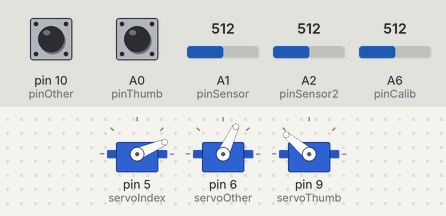
This sketch was run on a simulated Arduino Nano, built with avr-gcc and run on an emulated ATmega328P. Shown: 3 × servo. The inputs (shaded band) are chosen by the test bench; at power-on: A1 (pinSensor) = 512, A6 (pinCalib) = 512, A0 (pinThumb) HIGH, pin 10 (pinOther) HIGH, A2 (pinSensor2) = 512.

Above: at 1.2 s.
1.3 s: A1 (pinSensor) set to 478
4.3 s: A6 (pinCalib) set to 526
At 4.3 s:
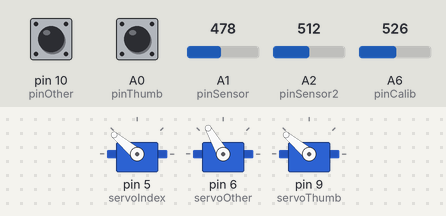
5.8 s: A1 (pinSensor) set to 511
At 5.98 s:
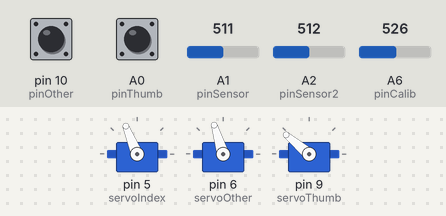
7.9 s: A0 (pinThumb) pulled LOW for 1 s
At 10.1 s:
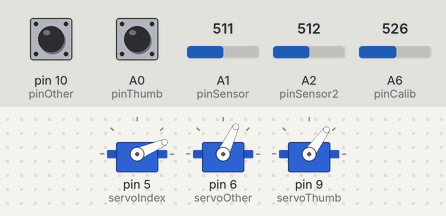
10.4 s: A1 (pinSensor) set to 306
At 12.3 s:
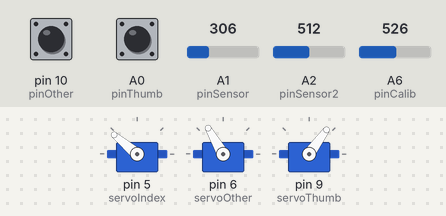
12.6 s: A6 (pinCalib) set to 511
At 13.0 s:
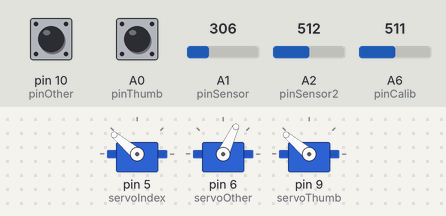
Timing chart, 0 to 15.6 s (numbered marks = the images above; inputs shaded):
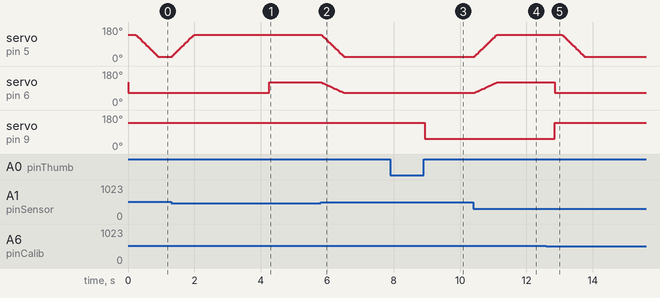

Measured:
- the behaviour switches between 512 and 513 on A6 (pinCalib) (found by bisection; images 0 and 1)
- after the input at 4.3 s, servo on pin 5 (servoIndex): stays 140° (without the input it goes to 136° after 0.41 s); servo on pin 6 (servoOther): stays 120° (without the input it goes to 65° after 0.18 s)
- after the input at 5.8 s, servo on pin 5 (servoIndex): moves from 140° to 23° over 0.66 s, starting at once; servo on pin 6 (servoOther): moves from 120° to 65° over 0.66 s, starting at once
- after the input at 7.9 s, servo on pin 9 (servoThumb): 140° → 54° after 1.0 s
- after the input at 10.4 s, servo on pin 5 (servoIndex): moves from 23° to 140° over 0.66 s, starting after 0.05 s; servo on pin 6 (servoOther): moves from 65° to 120° over 0.66 s, starting after 0.05 s
- after the input at 12.6 s, servo on pin 5 (servoIndex): moves from 140° to 23° over 0.66 s, starting after 0.48 s; servo on pin 6 (servoOther): 120° → 65° after 0.25 s; servo on pin 9 (servoThumb): 54° → 140° after 0.25 s

The sketch:

HackberryV3.1_Mk2_EMG.ino
```cpp
/*
    Arduino micro code for HACKberry.
    Origially created by exiii Inc.
    edited by Genta Kondo on 2017/6/11
*/
#include <Servo.h>

//Settings
const boolean isRight = 1;//right:1, left:0
int speed = 4;  //指の開閉速度を変更する場合はこの変数を変更する

//For right hand, find optimal values of ThumbMin, IndexMax and OtherMax first.
//For left hand, find optimal values of ThumbMax, IndexMin and OtherMin first.
//Then, calculate the remaining values by following rules.
//Difference of ThumbMin and ThumbMax is 86
//Difference of IndexMin and IndexMax is 117
//Difference of OtherMin and OtherMax is 55

const int outThumbMax = 140;//right:open, left:close
const int outIndexMax = 140;//right:open, left:close
const int outOtherMax = 120;//right:open, left:close

const int outThumbMin = 140-86;//right:close, left:open
const int outIndexMin = 140-117; //right:close, left:open
const int outOtherMin = 120-55;//right:close, left:open

const int speedMax = 6;
const int speedMin = 0;
const int speedReverse = -3;
const int thSpeedReverse = 15;//0-100
const int thSpeedZero = 30;//0-100
const boolean onSerial = 0;   //Mk2 doesn't use serial monitor

//Hardware
Servo servoIndex; //index finger
Servo servoOther; //other three fingers
Servo servoThumb; //thumb
int pinCalib; //start calibration
//int pinTBD;
int pinThumb; // open/close thumb
int pinOther; //lock/unlock other three fingers
int pinSensor = A1; //sensor input
int pinSensor2 = A2;

//Software
boolean isThumbOpen = 1;
boolean isOtherLock = 0;
int swCount0, swCount1, swCount2, swCount3 = 0;
int sensorValue = 0; // value read from the sensor
int sensorValue2 = 0;
int sensorMax = 700;
int sensorMin = 0;
int sensorMax2 = 700;
int sensorMin2 = 0;
int position = 0;
const int positionMax = 100;
const int positionMin = 0;
int prePosition = 0;
int outThumb, outIndex, outOther = 90;
int outThumbOpen, outThumbClose, outIndexOpen, outIndexClose, outOtherOpen, outOtherClose;

void setup() {
  Serial.begin(9600);
  if (isRight) {
    pinCalib =  A6;
    //pinTBD =  A7;
    pinThumb =  A0;
    pinOther =  10;
    outThumbOpen = outThumbMax; outThumbClose = outThumbMin;
    outIndexOpen = outIndexMax; outIndexClose = outIndexMin;
    outOtherOpen = outOtherMax; outOtherClose = outOtherMin;
  }
  else {
    pinCalib =  A6;
    //pinTBD =  A7;
    pinThumb =  A0;
    pinOther =  10;
    outThumbOpen = outThumbMin; outThumbClose = outThumbMax;
    outIndexOpen = outIndexMin; outIndexClose = outIndexMax;
    outOtherOpen = outOtherMin; outOtherClose = outOtherMax;
  }
  servoIndex.attach(5);//index
  servoOther.attach(6);//other
  servoThumb.attach(9);//thumb
  //pinMode(pinCalib, INPUT);//A6
  //digitalWrite(pinCalib, HIGH);
  //pinMode(pinTBD, INPUT);//A5
  //digitalWrite(pinTBD, HIGH);
  pinMode(pinThumb, INPUT);//A4
  digitalWrite(pinThumb, HIGH);
  pinMode(pinOther, INPUT);//A3
  digitalWrite(pinOther, HIGH);
}

void loop() {
  //==waiting for calibration==
  if (onSerial) Serial.println("======Waiting for Calibration======");
  while (1) {
    servoIndex.write(outIndexOpen);
    servoOther.write(outOtherOpen);
    servoThumb.write(outThumbOpen);
    if (onSerial) serialMonitor();
    delay(10);
    if (DigitalRead(pinCalib) == LOW) {
      calibration();
      break;
    }
  }
  //==control==
  position = positionMin;
  prePosition = positionMin;
  while (1) {
    if (DigitalRead(pinCalib) == LOW) swCount0 += 1;
    else swCount0 = 0;
    if (swCount0 == 10) {
      swCount0 = 0;
      calibration();
    }
    if (digitalRead(pinThumb) == LOW) swCount2 += 1;
    else swCount2 = 0;
    if (swCount2 == 10) {
      swCount2 = 0;
      isThumbOpen = !isThumbOpen;
      while (digitalRead(pinThumb) == LOW) delay(1);
    }
    if (digitalRead(pinOther) == LOW) swCount3 += 1;//A3
    else swCount3 = 0;
    if (swCount3 == 10) {
      swCount3 = 0;
      isOtherLock = !isOtherLock;
      while (digitalRead(pinOther) == LOW) delay(1);
    }

    sensorValue = readSensor();
    sensorValue2 = readSensor2();

    delay(25);
    if (sensorValue < sensorMin) sensorValue = sensorMin;
    else if (sensorValue > sensorMax) sensorValue = sensorMax;
    if (sensorValue2 < sensorMin) sensorValue2 = sensorMin;
    else if (sensorValue2 > sensorMax) sensorValue2 = sensorMax;

    if (sensorValue > ((sensorMax - sensorMin) / 2 + sensorMin) )position = prePosition + speed;
    else if (sensorValue2 > ((sensorMax2 - sensorMin2) / 2 + sensorMin2) )position = prePosition - speed;
    else position = prePosition;
    if (position < positionMin) position = positionMin;
    if (position > positionMax) position = positionMax;
    prePosition = position;

    outIndex = map(position, positionMin, positionMax, outIndexOpen, outIndexClose);
    servoIndex.write(outIndex);
    if (!isOtherLock) {
      outOther = map(position, positionMin, positionMax, outOtherOpen, outOtherClose);
      servoOther.write(outOther);
    }
    if (isThumbOpen) servoThumb.write(outThumbOpen);
    else servoThumb.write(outThumbClose);
    if (onSerial) serialMonitor();
  }
}

//掌屈側センサの読み取り
int readSensor() {
  int i, sval;
  for (i = 0; i < 10; i++) {
    sval += analogRead(pinSensor);
  }
  sval = sval / 10;
  return sval;
}

//背屈側センサの読み取り
int readSensor2() {
  int i, sval;
  for (i = 0; i < 10; i++) {
    sval += analogRead(pinSensor2);
  }
  sval = sval / 10;
  return sval;
}

void calibration() {
  outIndex = outIndexOpen;
  servoIndex.write(outIndexOpen);
  servoOther.write(outOtherClose);
  servoThumb.write(outThumbOpen);
  position = positionMin;
  prePosition = positionMin;

  delay(200);
  if (onSerial) Serial.println("======calibration start======");

  sensorMax = readSensor();
  sensorMin = sensorMax - 50;
  sensorMax2 = readSensor2();
  sensorMin2 = sensorMax2 - 50;
  unsigned long time = millis();
  while ( millis() < time + 4000 ) {
    sensorValue = readSensor();
    sensorValue2 = readSensor2();
    delay(25);
    if ( sensorValue < sensorMin ) sensorMin = sensorValue;
    else if ( sensorValue > sensorMax )sensorMax = sensorValue;
    if ( sensorValue2 < sensorMin2 ) sensorMin2 = sensorValue2;
    else if ( sensorValue2 > sensorMax2 )sensorMax2 = sensorValue2;

    if (sensorValue > ((sensorMax - sensorMin) / 2 + sensorMin) )position = prePosition + speed;
    else if (sensorValue2 > ((sensorMax2 - sensorMin2) / 2 + sensorMin2) )position = prePosition - speed;
    else position = prePosition;
    if (position < positionMin) position = positionMin;
    if (position > positionMax) position = positionMax;
    prePosition = position;

    outIndex = map(position, positionMin, positionMax, outIndexOpen, outIndexClose);
    servoIndex.write(outIndex);

    if (onSerial) serialMonitor();
  }
  if (onSerial)  Serial.println("======calibration finish======");
}

void serialMonitor() {
  Serial.print("Min="); Serial.print(sensorMin);
  Serial.print(",Max="); Serial.print(sensorMax);
  Serial.print(",sensor="); Serial.print(sensorValue);
  Serial.print(",speed="); Serial.print(speed);
  Serial.print(",position="); Serial.print(position);
  Serial.print(",outIndex="); Serial.print(outIndex);
  Serial.print(",isThumbOpen="); Serial.print(isThumbOpen);
  Serial.print(",isOtherLock="); Serial.println(isOtherLock);
}

//アナログ入力をデジタル入力として使う関数　
boolean DigitalRead(const int pin) {
  if (analogRead(pin) > 512)return 1;
  else return 0;
}
```
